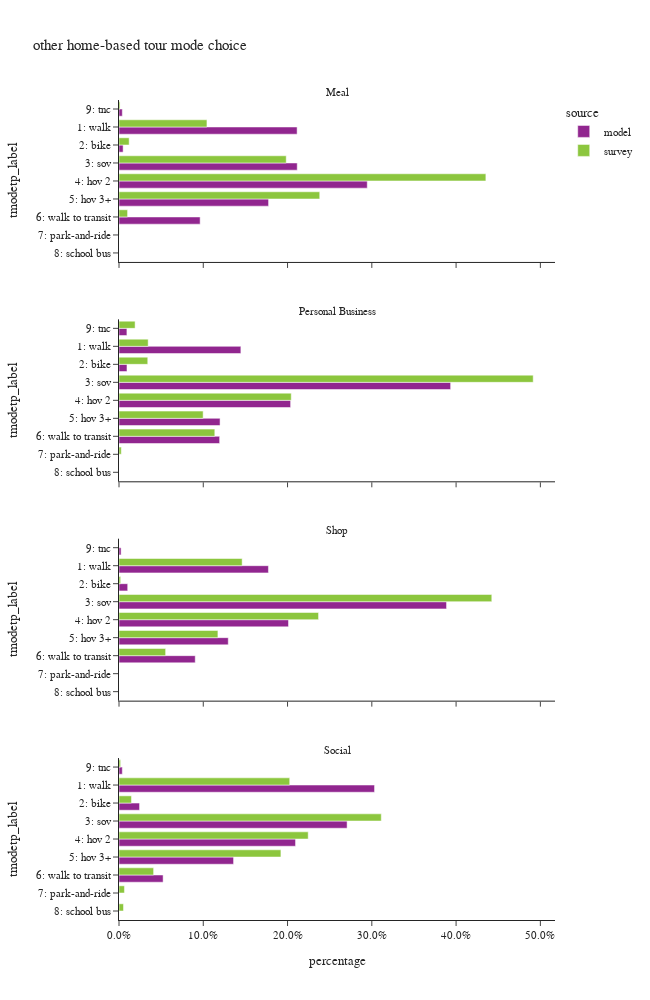

Write notebook code for a chart like this one.
### Code cell
df_plot = hb_tour.groupby(['source','pdpurp_label','tmodetp_label'])['toexpfac'].sum().reset_index()
df_plot['percentage'] = df_plot.groupby(['source','pdpurp_label'], group_keys=False)['toexpfac']. \
    apply(lambda x: x / float(x.sum()))

df_plot_ct = hb_tour.groupby(['source','pdpurp_label','tmodetp_label'])['toexpfac'].count().reset_index(). \
    rename(columns={'toexpfac':'sample count'})
df_plot = df_plot.merge(df_plot_ct, on=['source','pdpurp_label','tmodetp_label'])

fig = px.bar(df_plot.sort_values(['source','tmodetp_label']),
             x="percentage", y="tmodetp_label", color="source",barmode="group",
             facet_col='pdpurp_label', facet_col_wrap=1, orientation='h',
             hover_data=['sample count'],
             category_orders={"tmodetp_label":["1: walk","2: bike","3: sov","4: hov 2","5: hov 3+","6: walk to transit",
                                               "7: park-and-ride","8: school bus","9: other–survey only"]},
             title="other home-based tour mode choice")
fig.update_layout(height=1000, width=650)
fig.for_each_annotation(lambda a: a.update(text = a.text.split("=")[-1]))
fig.for_each_xaxis(lambda a: a.update(tickformat = ".1%"))
fig.show()

### Figure 1 — Plotly figure (JSON) as saved in the notebook; plotly's stock layout.template omitted (floating-point values rounded to 4 significant figures)
{"data": [{"alignmentgroup": "True", "customdata": [[97744], [2257], [97810], [136246], [82082], [44531], [1814]], "hovertemplate": "source=model<br>pdpurp_label=Meal<br>percentage=%{x}<br>tmodetp_label=%{y}<br>sample count=%{customdata[0]}<extra></extra>", "legendgroup": "model", "marker": {"color": "#91268F", "pattern": {"shape": ""}}, "name": "model", "offsetgroup": "model", "orientation": "h", "showlegend": true, "textposition": "auto", "type": "bar", "x": [0.2113, 0.00488, 0.2115, 0.2946, 0.1775, 0.09629, 0.003922], "xaxis": "x4", "y": ["1: walk", "2: bike", "3: sov", "4: hov 2", "5: hov 3+", "6: walk to transit", "9: tnc"], "yaxis": "y4"}, {"alignmentgroup": "True", "customdata": [[77802], [5096], [211715], [109560], [64516], [64249], [5044]], "hovertemplate": "source=model<br>pdpurp_label=Personal Business<br>percentage=%{x}<br>tmodetp_label=%{y}<br>sample count=%{customdata[0]}<extra></extra>", "legendgroup": "model", "marker": {"color": "#91268F", "pattern": {"shape": ""}}, "name": "model", "offsetgroup": "model", "orientation": "h", "showlegend": false, "textposition": "auto", "type": "bar", "x": [0.1446, 0.009472, 0.3935, 0.2036, 0.1199, 0.1194, 0.009376], "xaxis": "x3", "y": ["1: walk", "2: bike", "3: sov", "4: hov 2", "5: hov 3+", "6: walk to transit", "9: tnc"], "yaxis": "y3"}, {"alignmentgroup": "True", "customdata": [[175871], [10233], [385503], [199483], [128583], [89738], [2455]], "hovertemplate": "source=model<br>pdpurp_label=Shop<br>percentage=%{x}<br>tmodetp_label=%{y}<br>sample count=%{customdata[0]}<extra></extra>", "legendgroup": "model", "marker": {"color": "#91268F", "pattern": {"shape": ""}}, "name": "model", "offsetgroup": "model", "orientation": "h", "showlegend": false, "textposition": "auto", "type": "bar", "x": [0.1773, 0.01032, 0.3887, 0.2011, 0.1296, 0.09047, 0.002475], "xaxis": "x2", "y": ["1: walk", "2: bike", "3: sov", "4: hov 2", "5: hov 3+", "6: walk to transit", "9: tnc"], "yaxis": "y2"}, {"alignmentgroup": "True", "customdata": [[592044], [47610], [528462], [409020], [265435], [102191], [7674]], "hovertemplate": "source=model<br>pdpurp_label=Social<br>percentage=%{x}<br>tmodetp_label=%{y}<br>sample count=%{customdata[0]}<extra></extra>", "legendgroup": "model", "marker": {"color": "#91268F", "pattern": {"shape": ""}}, "name": "model", "offsetgroup": "model", "orientation": "h", "showlegend": false, "textposition": "auto", "type": "bar", "x": [0.3032, 0.02438, 0.2707, 0.2095, 0.136, 0.05234, 0.00393], "xaxis": "x", "y": ["1: walk", "2: bike", "3: sov", "4: hov 2", "5: hov 3+", "6: walk to transit", "9: tnc"], "yaxis": "y"}, {"alignmentgroup": "True", "customdata": [[210], [25], [205], [211], [97], [42], [3], [5]], "hovertemplate": "source=survey<br>pdpurp_label=Meal<br>percentage=%{x}<br>tmodetp_label=%{y}<br>sample count=%{customdata[0]}<extra></extra>", "legendgroup": "survey", "marker": {"color": "#8CC63E", "pattern": {"shape": ""}}, "name": "survey", "offsetgroup": "survey", "orientation": "h", "showlegend": true, "textposition": "auto", "type": "bar", "x": [0.1043, 0.01204, 0.1984, 0.4353, 0.2382, 0.01018, 0.0002443, 0.001234], "xaxis": "x4", "y": ["1: walk", "2: bike", "3: sov", "4: hov 2", "5: hov 3+", "6: walk to transit", "7: park-and-ride", "9: tnc"], "yaxis": "y4"}, {"alignmentgroup": "True", "customdata": [[90], [9], [391], [188], [63], [80], [4], [17]], "hovertemplate": "source=survey<br>pdpurp_label=Personal Business<br>percentage=%{x}<br>tmodetp_label=%{y}<br>sample count=%{customdata[0]}<extra></extra>", "legendgroup": "survey", "marker": {"color": "#8CC63E", "pattern": {"shape": ""}}, "name": "survey", "offsetgroup": "survey", "orientation": "h", "showlegend": false, "textposition": "auto", "type": "bar", "x": [0.03462, 0.03413, 0.4915, 0.2044, 0.09984, 0.1137, 0.002717, 0.01911], "xaxis": "x3", "y": ["1: walk", "2: bike", "3: sov", "4: hov 2", "5: hov 3+", "6: walk to transit", "7: park-and-ride", "9: tnc"], "yaxis": "y3"}, {"alignmentgroup": "True", "customdata": [[310], [17], [627], [316], [128], [76], [2]], "hovertemplate": "source=survey<br>pdpurp_label=Shop<br>percentage=%{x}<br>tmodetp_label=%{y}<br>sample count=%{customdata[0]}<extra></extra>", "legendgroup": "survey", "marker": {"color": "#8CC63E", "pattern": {"shape": ""}}, "name": "survey", "offsetgroup": "survey", "orientation": "h", "showlegend": false, "textposition": "auto", "type": "bar", "x": [0.1461, 0.001955, 0.4424, 0.2368, 0.1174, 0.05535, 3.372e-05], "xaxis": "x2", "y": ["1: walk", "2: bike", "3: sov", "4: hov 2", "5: hov 3+", "6: walk to transit", "8: school bus"], "yaxis": "y2"}, {"alignmentgroup": "True", "customdata": [[1107], [105], [865], [526], [367], [132], [15], [5], [12]], "hovertemplate": "source=survey<br>pdpurp_label=Social<br>percentage=%{x}<br>tmodetp_label=%{y}<br>sample count=%{customdata[0]}<extra></extra>", "legendgroup": "survey", "marker": {"color": "#8CC63E", "pattern": {"shape": ""}}, "name": "survey", "offsetgroup": "survey", "orientation": "h", "showlegend": false, "textposition": "auto", "type": "bar", "x": [0.2026, 0.01477, 0.3112, 0.2245, 0.1921, 0.04107, 0.006472, 0.005328, 0.001908], "xaxis": "x", "y": ["1: walk", "2: bike", "3: sov", "4: hov 2", "5: hov 3+", "6: walk to transit", "7: park-and-ride", "8: school bus", "9: tnc"], "yaxis": "y"}], "layout": {"annotations": [{"font": {}, "showarrow": false, "text": "Social", "x": 0.5, "xanchor": "center", "xref": "paper", "y": 0.1975, "yanchor": "bottom", "yref": "paper"}, {"font": {}, "showarrow": false, "text": "Shop", "x": 0.5, "xanchor": "center", "xref": "paper", "y": 0.465, "yanchor": "bottom", "yref": "paper"}, {"font": {}, "showarrow": false, "text": "Personal Business", "x": 0.5, "xanchor": "center", "xref": "paper", "y": 0.7325, "yanchor": "bottom", "yref": "paper"}, {"font": {}, "showarrow": false, "text": "Meal", "x": 0.5, "xanchor": "center", "xref": "paper", "y": 1.0, "yanchor": "bottom", "yref": "paper"}], "barmode": "group", "height": 1000, "legend": {"title": {"text": "source"}, "tracegroupgap": 0}, "title": {"text": "other home-based tour mode choice"}, "width": 650, "xaxis": {"anchor": "y", "domain": [0.0, 1.0], "tickformat": ".1%", "title": {"text": "percentage"}}, "xaxis2": {"anchor": "y2", "domain": [0.0, 1.0], "matches": "x", "showticklabels": false, "tickformat": ".1%"}, "xaxis3": {"anchor": "y3", "domain": [0.0, 1.0], "matches": "x", "showticklabels": false, "tickformat": ".1%"}, "xaxis4": {"anchor": "y4", "domain": [0.0, 1.0], "matches": "x", "showticklabels": false, "tickformat": ".1%"}, "yaxis": {"anchor": "x", "categoryarray": ["9: other–survey only", "8: school bus", "7: park-and-ride", "6: walk to transit", "5: hov 3+", "4: hov 2", "3: sov", "2: bike", "1: walk"], "categoryorder": "array", "domain": [0.0, 0.1975], "title": {"text": "tmodetp_label"}}, "yaxis2": {"anchor": "x2", "categoryarray": ["9: other–survey only", "8: school bus", "7: park-and-ride", "6: walk to transit", "5: hov 3+", "4: hov 2", "3: sov", "2: bike", "1: walk"], "categoryorder": "array", "domain": [0.2675, 0.465], "matches": "y", "title": {"text": "tmodetp_label"}}, "yaxis3": {"anchor": "x3", "categoryarray": ["9: other–survey only", "8: school bus", "7: park-and-ride", "6: walk to transit", "5: hov 3+", "4: hov 2", "3: sov", "2: bike", "1: walk"], "categoryorder": "array", "domain": [0.535, 0.7325], "matches": "y", "title": {"text": "tmodetp_label"}}, "yaxis4": {"anchor": "x4", "categoryarray": ["9: other–survey only", "8: school bus", "7: park-and-ride", "6: walk to transit", "5: hov 3+", "4: hov 2", "3: sov", "2: bike", "1: walk"], "categoryorder": "array", "domain": [0.8025, 1.0], "matches": "y", "title": {"text": "tmodetp_label"}}}}
